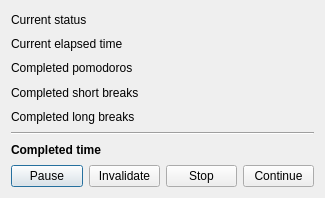
<?xml version="1.0" encoding="UTF-8"?>
<ui version="4.0">
 <class>PomodoroStatistics</class>
 <widget class="QDialog" name="PomodoroStatistics">
  <property name="geometry">
   <rect>
    <x>0</x>
    <y>0</y>
    <width>325</width>
    <height>198</height>
   </rect>
  </property>
  <property name="sizePolicy">
   <sizepolicy hsizetype="Fixed" vsizetype="Fixed">
    <horstretch>0</horstretch>
    <verstretch>0</verstretch>
   </sizepolicy>
  </property>
  <property name="minimumSize">
   <size>
    <width>325</width>
    <height>198</height>
   </size>
  </property>
  <property name="maximumSize">
   <size>
    <width>338</width>
    <height>198</height>
   </size>
  </property>
  <property name="windowTitle">
   <string>Dialog</string>
  </property>
  <property name="modal">
   <bool>true</bool>
  </property>
  <layout class="QVBoxLayout" name="verticalLayout_2" stretch="0,0,0,0,0,0,0,0">
   <item>
    <layout class="QHBoxLayout" name="horizontalLayout_7">
     <property name="topMargin">
      <number>0</number>
     </property>
     <item>
      <widget class="QLabel" name="label_7">
       <property name="text">
        <string>Current status</string>
       </property>
      </widget>
     </item>
     <item>
      <widget class="QLabel" name="m_status">
       <property name="text">
        <string/>
       </property>
       <property name="alignment">
        <set>Qt::AlignCenter</set>
       </property>
      </widget>
     </item>
    </layout>
   </item>
   <item>
    <layout class="QHBoxLayout" name="horizontalLayout_6">
     <property name="topMargin">
      <number>0</number>
     </property>
     <item>
      <widget class="QLabel" name="label_5">
       <property name="text">
        <string>Current elapsed time</string>
       </property>
      </widget>
     </item>
     <item>
      <widget class="QLabel" name="m_elapsedTime">
       <property name="text">
        <string/>
       </property>
       <property name="alignment">
        <set>Qt::AlignCenter</set>
       </property>
      </widget>
     </item>
    </layout>
   </item>
   <item>
    <layout class="QHBoxLayout" name="horizontalLayout_5">
     <item>
      <widget class="QLabel" name="label">
       <property name="text">
        <string>Completed pomodoros</string>
       </property>
      </widget>
     </item>
     <item>
      <widget class="QLabel" name="m_completedPomodoros">
       <property name="text">
        <string/>
       </property>
       <property name="alignment">
        <set>Qt::AlignCenter</set>
       </property>
      </widget>
     </item>
    </layout>
   </item>
   <item>
    <layout class="QHBoxLayout" name="horizontalLayout_4">
     <item>
      <widget class="QLabel" name="label_2">
       <property name="text">
        <string>Completed short breaks</string>
       </property>
      </widget>
     </item>
     <item>
      <widget class="QLabel" name="m_completedShortBreaks">
       <property name="text">
        <string/>
       </property>
       <property name="alignment">
        <set>Qt::AlignCenter</set>
       </property>
      </widget>
     </item>
    </layout>
   </item>
   <item>
    <layout class="QHBoxLayout" name="horizontalLayout_3">
     <item>
      <widget class="QLabel" name="label_3">
       <property name="text">
        <string>Completed long breaks</string>
       </property>
      </widget>
     </item>
     <item>
      <widget class="QLabel" name="m_completedLongBreaks">
       <property name="text">
        <string/>
       </property>
       <property name="alignment">
        <set>Qt::AlignCenter</set>
       </property>
      </widget>
     </item>
    </layout>
   </item>
   <item>
    <widget class="Line" name="line">
     <property name="orientation">
      <enum>Qt::Horizontal</enum>
     </property>
    </widget>
   </item>
   <item>
    <layout class="QHBoxLayout" name="horizontalLayout_2">
     <item>
      <widget class="QLabel" name="label_4">
       <property name="font">
        <font>
         <weight>75</weight>
         <bold>true</bold>
        </font>
       </property>
       <property name="text">
        <string>Completed time</string>
       </property>
      </widget>
     </item>
     <item>
      <widget class="QLabel" name="m_completedTime">
       <property name="text">
        <string/>
       </property>
       <property name="alignment">
        <set>Qt::AlignCenter</set>
       </property>
      </widget>
     </item>
    </layout>
   </item>
   <item>
    <layout class="QHBoxLayout" name="horizontalLayout">
     <item>
      <widget class="QPushButton" name="m_pause">
       <property name="text">
        <string>Pause</string>
       </property>
      </widget>
     </item>
     <item>
      <widget class="QPushButton" name="m_invalidate">
       <property name="text">
        <string>Invalidate</string>
       </property>
      </widget>
     </item>
     <item>
      <widget class="QPushButton" name="m_stop">
       <property name="text">
        <string>Stop</string>
       </property>
      </widget>
     </item>
     <item>
      <widget class="QPushButton" name="m_continue">
       <property name="text">
        <string>Continue</string>
       </property>
      </widget>
     </item>
    </layout>
   </item>
  </layout>
 </widget>
 <resources/>
 <connections/>
</ui>
